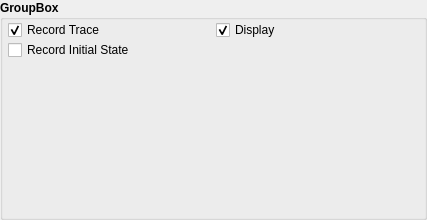
<?xml version="1.0" encoding="UTF-8"?>
<ui version="4.0">
 <class>Form</class>
 <widget class="QWidget" name="Form">
  <property name="geometry">
   <rect>
    <x>0</x>
    <y>0</y>
    <width>427</width>
    <height>220</height>
   </rect>
  </property>
  <property name="windowTitle">
   <string>Form</string>
  </property>
  <layout class="QVBoxLayout" name="verticalLayout">
   <property name="spacing">
    <number>0</number>
   </property>
   <property name="margin">
    <number>0</number>
   </property>
   <item>
    <widget class="GroupBox" name="groupBox">
     <property name="font">
      <font>
       <weight>75</weight>
       <bold>true</bold>
      </font>
     </property>
     <property name="title">
      <string>GroupBox</string>
     </property>
     <property name="checkable">
      <bool>false</bool>
     </property>
     <layout class="QGridLayout" name="gridLayout">
      <property name="leftMargin">
       <number>5</number>
      </property>
      <property name="topMargin">
       <number>0</number>
      </property>
      <property name="rightMargin">
       <number>0</number>
      </property>
      <property name="bottomMargin">
       <number>0</number>
      </property>
      <property name="spacing">
       <number>0</number>
      </property>
      <item row="0" column="0">
       <widget class="QCheckBox" name="recordCheck">
        <property name="font">
         <font>
          <weight>50</weight>
          <bold>false</bold>
         </font>
        </property>
        <property name="text">
         <string>Record Trace</string>
        </property>
        <property name="checked">
         <bool>true</bool>
        </property>
       </widget>
      </item>
      <item row="0" column="1">
       <widget class="QCheckBox" name="displayCheck">
        <property name="font">
         <font>
          <weight>50</weight>
          <bold>false</bold>
         </font>
        </property>
        <property name="text">
         <string>Display</string>
        </property>
        <property name="checked">
         <bool>true</bool>
        </property>
       </widget>
      </item>
      <item row="1" column="0" colspan="2">
       <widget class="QCheckBox" name="recordInitCheck">
        <property name="font">
         <font>
          <weight>50</weight>
          <bold>false</bold>
         </font>
        </property>
        <property name="text">
         <string>Record Initial State</string>
        </property>
       </widget>
      </item>
      <item row="2" column="0">
       <spacer name="verticalSpacer">
        <property name="orientation">
         <enum>Qt::Vertical</enum>
        </property>
        <property name="sizeHint" stdset="0">
         <size>
          <width>20</width>
          <height>40</height>
         </size>
        </property>
       </spacer>
      </item>
     </layout>
    </widget>
   </item>
  </layout>
 </widget>
 <customwidgets>
  <customwidget>
   <class>GroupBox</class>
   <extends>QGroupBox</extends>
   <header>acq4.pyqtgraph</header>
   <container>1</container>
  </customwidget>
 </customwidgets>
 <resources/>
 <connections/>
</ui>
